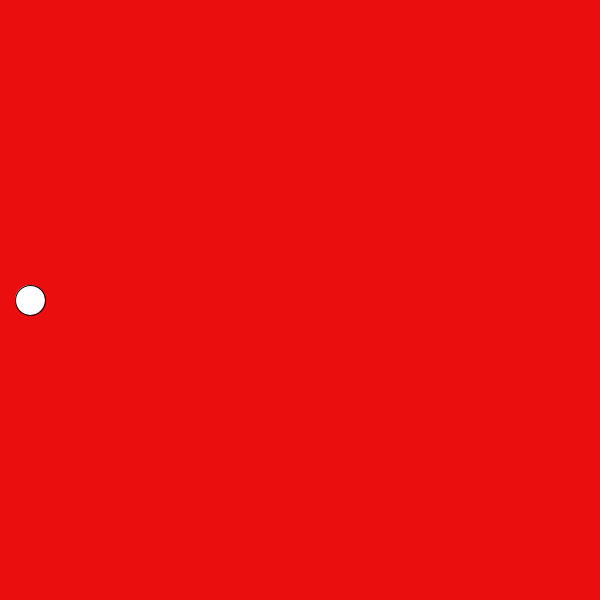
Frame 1 (no input)
Frame 60 (the mouse pressed at the canvas centre just before this capture): identical to frame 1, image omitted
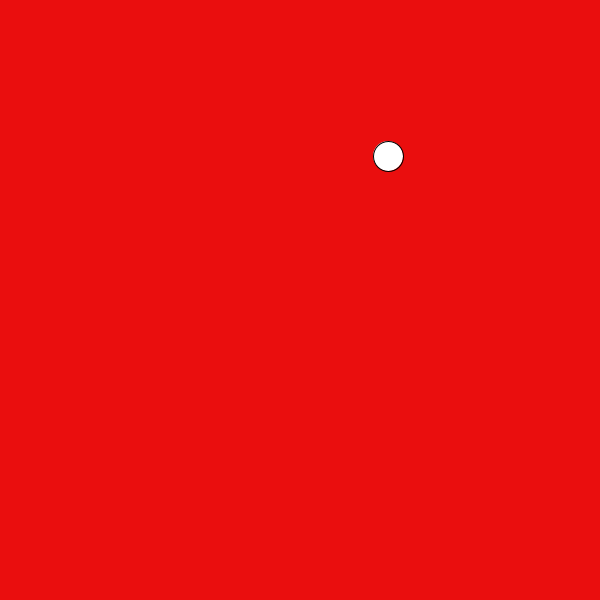
Frame 120 (the mouse held since frame 60 and released just before this capture)

The Processing sketch that drew these frames (run headless with seeded random() and noise(); from frame 60 on, the mouse is pressed at the canvas centre):

// Processing sketch: slippery_dot
// ── slippery_dot.pde
 // 1. Create three integer variables to represent the x, y, and the size of the ellipse
 int  xPositionOfEllipse = 30;
 int  yPositionOfEllipse = 300;
 int sizeOfEllipse = 30;
    void setup() {
      // 2. Set the size of your sketch
    size(600,600);
    }
    
    void draw() {
      // 3. Set the background color of your sketch
    background(#EA0E0E);
      // 4. Draw an ellipse. Make sure it fits in the window.
      // Use the variables created at the top of the sketch, 
      // for the location and size of your ellipse
      ellipse( xPositionOfEllipse, yPositionOfEllipse,sizeOfEllipse,sizeOfEllipse);
    }
    
    void mousePressed() {
      //5. Create an integer variable called distance
      int distance = getDistance(mouseX, mouseY, xPositionOfEllipse,  yPositionOfEllipse) ;
      //6. Set the value of the distance variable to the value returned by the getDistance method
      //   Pass the mouse's x and y (mouseX and mouseY) and the x and y of your ellipse to the method.
        
          
      //7.  Use an if statement to check if the distance variable is < the radius of the ellipse
      //    If it is, set a new x and y for the ellipse, using a random location on the window
      //    Hint: Use the Processing random() function
       if (distance < sizeOfEllipse/2); {
         xPositionOfEllipse =(int) random(601);
         yPositionOfEllipse =(int) random(601);
       }
       
      
    }
    
    int getDistance(int x1, int y1, int x2, int y2) {
      return (int)Math.sqrt(Math.pow((x1-x2),2) + Math.pow((y1-y2),2));
    }
